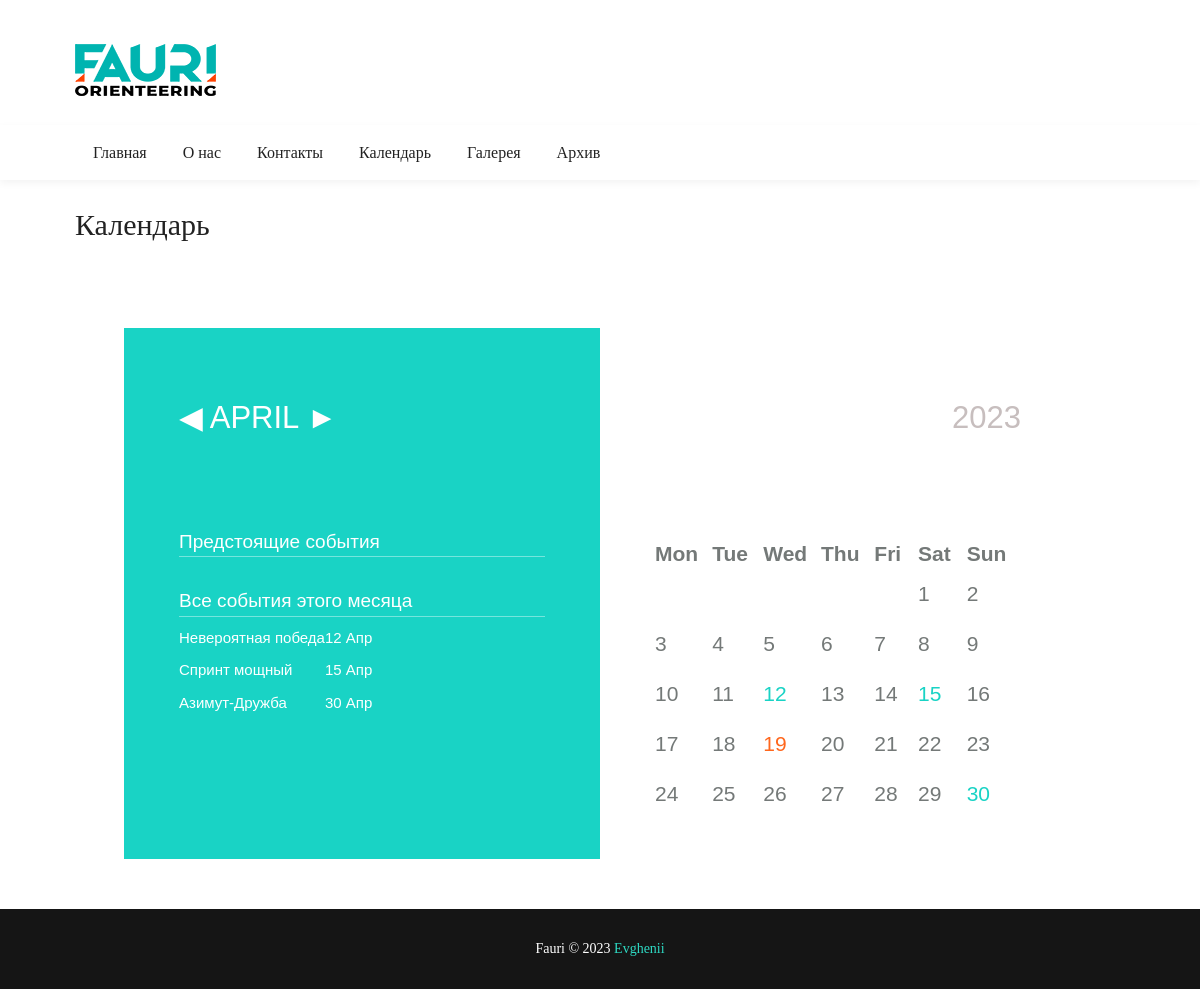
Page /calendars/?day__gte=2023-04-01 on the earlier database version.
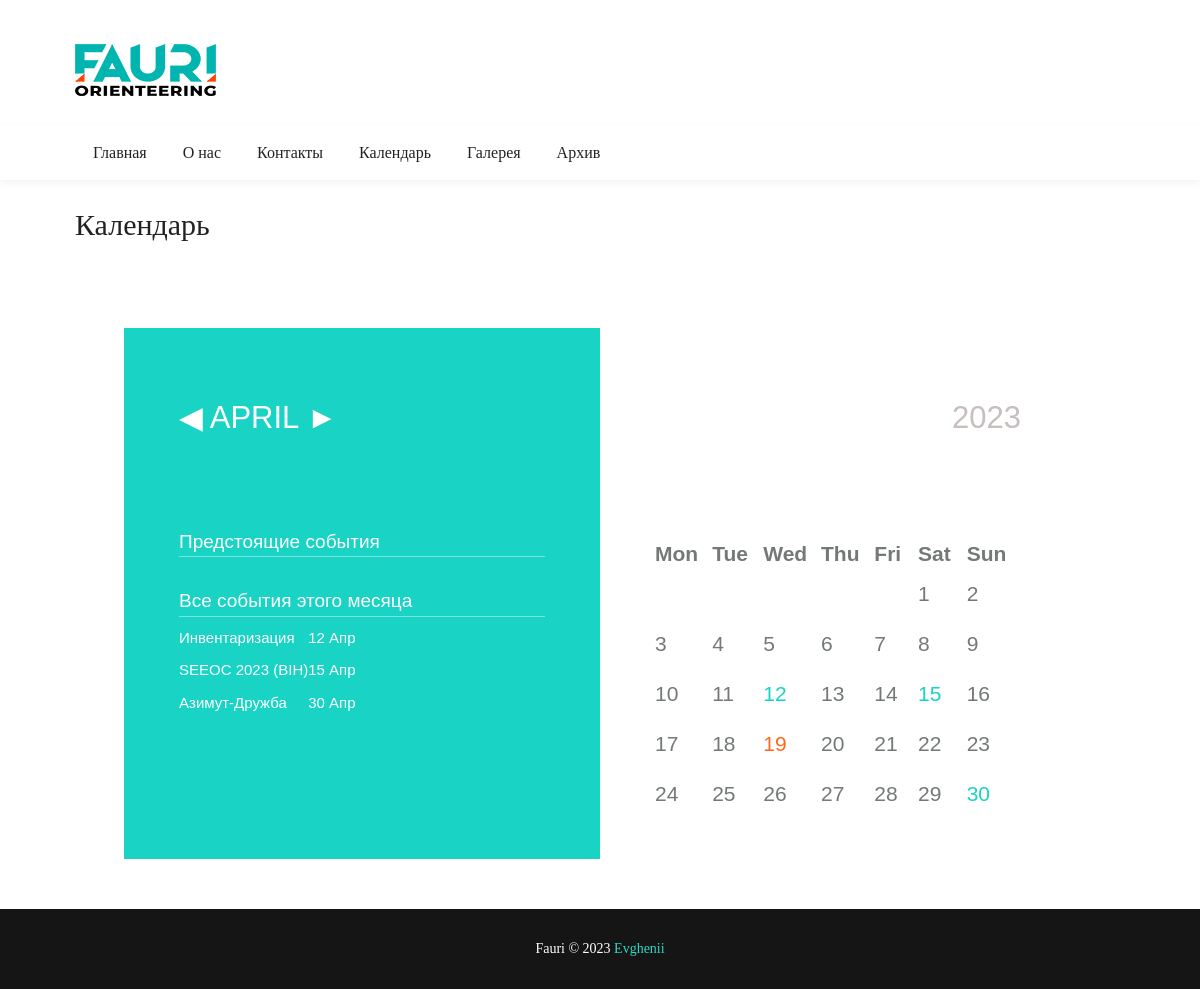
Same page on the later database version.
### store/models.py (models this page shows, shortened)
class Event(models.Model):
    id = models.AutoField(primary_key=True)
    header = models.TextField(u'Заголовок', help_text=u'Обязательное поле', default="")
    author = models.CharField(u'Автор новости', help_text=u'Обязательное поле', max_length=25, default='fauri')
    image = models.ImageField(u'Картинка', help_text=u'Обязательное поле', upload_to='media/')
    description = models.TextField(u'Описание', default="")
    day = models.DateField(u'Дата события', blank=True, null=True)
    start_time = models.TimeField(u'Время начала события', blank=True, null=True)
    end_time = models.TimeField(u'Время конца события ', help_text=u'Хотя бы примерное)', blank=True, null=True)
    creation_day = models.DateField(u'Дата создания ', help_text=u'Обязательное поле', default=datetime.date.today)
    class Meta:
        verbose_name = u'Событие'
        verbose_name_plural = u'События'

### store/views.py (the view)
# urls.py: path('calendars/', views.calendars, name='calendars'),
def calendars(request, extra_context=None):
    after_day = request.GET.get('day__gte', None)
    extra_context = extra_context or {}
    if not after_day:
        d = datetime.date.today()
    else:
        try:
            split_after_day = after_day.split('-')
            d = datetime.date(year=int(split_after_day[0]), month=int(split_after_day[1]), day=1)
        except:
            d = datetime.date.today()
    previous_month = datetime.date(year=d.year, month=d.month, day=1)  # find first day of current month
    previous_month = previous_month - datetime.timedelta(days=1)  # backs up a single day
    previous_month = datetime.date(year=previous_month.year, month=previous_month.month,
                                   day=1)  # find first day of previous month
    last_day = calendar.monthrange(d.year, d.month)
    next_month = datetime.date(year=d.year, month=d.month, day=last_day[1])  # find last day of current month
    next_month = next_month + datetime.timedelta(days=1)  # forward a single day
    next_month = datetime.date(year=next_month.year, month=next_month.month,
                               day=1)  # find first day of next month
    month_text = datetime.date(year=d.year, month=d.month, day=1)
    extra_context['previous_month'] = '?day__gte=' + str(previous_month)
    extra_context['next_month'] = '?day__gte=' + str(next_month)
    extra_context['year'] = str(month_text.year)
    extra_context['month'] = calendar.month_name[month_text.month]
    allevents = Event.objects.filter(day__isnull=False).filter(day__month=d.month).order_by('day')
    extra_context['allevents'] = allevents
    today = timezone.now().date()
    events = Event.objects.filter(day__isnull=False, day__month=d.month, day__gte=today).order_by('day')
    extra_context['events'] = events
    cal = MainCalendar()
    html_calendar = cal.formatmonth(d.year, d.month, withyear=True)
    html_calendar = html_calendar.replace('<td ', '<td  width="120" height="50"')
    extra_context['calendar'] = mark_safe(html_calendar)
    return render(request, 'calendars.html', extra_context)

### store/utils.py (called while the page is built)
    def formatday(self, day, weekday, events):
        events_from_day = events.filter(day__day=day)
        events_html = '<ul >''</ul>'
        current_day = datetime.datetime.now().day
        if day == 0:
            return '<td class="noday">&nbsp;</td>'  # day outside month
        else:
            if events_from_day:
                return '<td class="%s %s">%d%s</td>' % (self.cssclasses[weekday], 'event', day, events_html)
            elif day == current_day:
                return '<td class="%s %s">%d%s</td>' % (self.cssclasses[weekday], 'today', day, events_html)
            else:
                return '<td class="%s">%d%s</td>' % (self.cssclasses[weekday], day, events_html)

    def formatweek(self, theweek, events):
        s = ''.join(self.formatday(d, wd, events) for (d, wd) in theweek)
        return '<tr>%s</tr>' % s

    def formatmonth(self, theyear, themonth, withyear=True):
        events = Event.objects.filter(day__month=themonth)
        v = []
        a = v.append
        a('<table border="0" cellpadding="0" cellspacing="0" class="weekday">')
        a('\n')
        a(self.formatweekheader())
        a('\n')
        for week in self.monthdays2calendar(theyear, themonth):
            a(self.formatweek(week, events))
            a('\n')
        a('</table>')
        a('\n')
        return ''.join(v)

### templates/calendars.html (shortened to what this page needs)
{% extends 'base.html' %}
{% load static %}
{% block content %}
<body class="animsition">
<div class="container p-t-4 p-b-35">
    <br>
    <h2 class="f1-l-1 cl2">
        Календарь
    </h2>
</div>
<section class="bg0">
    <div class="container">
        <div class="row m-rl--1">
            <div class="calendar spacefree">
                <div class="col leftCol">
                    <div class="content">
                        <h1 class="date"><a href={{ previous_month }}>&#9664;</a> {{month}} <a href={{ next_month }}>&#9658;</a>
                        </h1>
                        <div class="notes">
                            <table>
                                <p>Предстоящие события</p>
                            </table>
                            <table>
                                <p>Вcе события этого месяца</p>
                                {% for event in allevents %}
                                <tr>
                                    <ul class="noteList">
                                        <td>
                                            <li class="otstup"><a href="{% url 'single' event.id %}">{{ event.header }}</a></li>
                                        </td>
                                        <td>
                                            <li class="otstup"><a href="{% url 'single' event.id %}">{{ event.day|date:"d M" }}</a></li>
                                        </td>
                                    </ul>
                                </tr>
                                {% endfor %}
                            </table>
                        </div>
                    </div>
                </div>
                <div class="col rightCol">
                    <div class="content">
                        <h2 class="year">{{year}}</h2>
                        <div>{{ calendar|safe }}</div>
                    </div>
                </div>
            </div>
        </div>
    </div>
</section>
</body>
{% endblock content %}

### templates/base.html (shortened to what this page needs)
<!DOCTYPE html>
{% load static %}
<html lang="ru">
<head>
    <link rel="stylesheet" type="text/css" href="{% static 'vendor/bootstrap/css/bootstrap.min.css' %}">
    <link rel="stylesheet" type="text/css" href="{% static 'fonts/fontawesome-5.0.8/css/fontawesome-all.min.css' %}">
    <link rel="stylesheet" type="text/css" href="{% static 'fonts/iconic/css/material-design-iconic-font.min.css' %}">
    <link rel="stylesheet" type="text/css" href="{% static 'vendor/animate/animate.css' %}">
    <link rel="stylesheet" type="text/css" href="{% static 'vendor/css-hamburgers/hamburgers.min.css' %}">
    <link rel="stylesheet" type="text/css" href="{% static 'vendor/animsition/css/animsition.min.css' %}">
    <link rel="stylesheet" type="text/css" href="{% static 'css/util.min.css' %}">
    <link rel="stylesheet" type="text/css" href="{% static 'css/main.css' %}">
    <link rel="stylesheet" type="text/css" href="{% static 'css/calendar.css' %}">
</head>
<body>
<header>
    <div class="container-menu-desktop">
        <div class="wrap-logo container">
            <div class="logo">
                <a href="{% url 'news' %}"><img src="{% static 'images/logo-01.png' %}" alt="LOGO"></a>
            </div>
        </div>
        <div class="wrap-main-nav">
            <div class="main-nav">
                <nav class="menu-desktop">
                    <ul class="main-menu">
                        <li class="mega-menu-item">
                            <a href="{% url 'news' %}">Главная</a>
                        </li>
                        <li>
                            <a href="{% url 'about' %}">О нас</a>
                        </li>
                        <li class="mega-menu-item">
                            <a href="{% url 'contact' %}">Контакты</a>
                        </li>
                        <li class="mega-menu-item">
                            <a href="{% url 'calendars' %}">Календарь</a>
                        </li>
                        <li class="mega-menu-item">
                            <a href="{% url 'gallerey' %}">Галерея</a>
                        </li>
                        <li class="mega-menu-item">
                            <a href="{% url 'arhiv' %}">Архив</a>
                        </li>
                    </ul>
                </nav>
            </div>
        </div>
    </div>
</header>
{% block content %}{% endblock content %}
<footer>
    <div class="bg11">
        <div class="container size-h-4 flex-c-c p-tb-15">
				<span class="f1-s-1 cl0 txt-center">
					Fauri © 2023 <a href="{% url 'news' %}" class="f1-s-1 cl10 hov-link1">Evghenii </a>
				</span>
        </div>
    </div>
</footer>
</body>
</html>

### static/css/main.css (style rules this page uses)
.container { max-width: 1080px; }
.wrap-logo { display: -webkit-box; display: -webkit-flex; display: -moz-box; display: -ms-flexbox; display: flex; justify-content: space-between; align-items: center; height: 125px; padding-top: 25px; padding-bottom: 10px; }
.logo { width: 25%; height: 100%; display: -webkit-box; display: -webkit-flex; display: -moz-box; display: -ms-flexbox; display: flex; justify-content: flex-start; align-items: center; }
.logo img { max-width: 100%; max-height: 50%; }
.wrap-main-nav { width: 100%; height: 55px; z-index: 1000; position: relative; }
.main-nav { width: 100%; height: 55px; background-color: #fff; box-shadow: 0 3px 8px 0px rgba(0,0,0,0.05); -moz-box-shadow: 0 3px 8px 0px rgba(0,0,0,0.05); -webkit-box-shadow: 0 3px 8px 0px rgba(0,0,0,0.05); -o-box-shadow: 0 3px 8px 0px rgba(0,0,0,0.05); -ms-box-shadow: 0 3px 8px 0px rgba(0,0,0,0.05); -webkit-transform: translateY(0%); -moz-transform: translateY(0%); -ms-transform: translateY(0%); -o-transform: translateY(0%); transform: translateY(0%); }
.menu-desktop { max-width: calc(100% - 30px); width: 1050px; margin: 0 auto; height: 55px; position: relative; }
.main-menu { list-style-type: none; margin: 0; height: 100%; display: -webkit-box; display: -webkit-flex; display: -moz-box; display: -ms-flexbox; display: flex; align-items: center; }
.main-menu > li { height: 100%; position: relative; }
.main-menu > li > a { font-family: Roboto-Medium; font-size: 16px; line-height: 1.5; color: #222; position: relative; display: -webkit-box; display: -webkit-flex; display: -moz-box; display: -ms-flexbox; display: flex; align-items: center; height: 100%; padding: 5px 0px; margin: 0 18px; transition: all 0.3s; -o-transition: all 0.3s; -moz-transition: all 0.3s; -webkit-transition: all 0.3s; }
.main-menu > li > a::before { content: ""; display: block; position: absolute; width: calc(100% + 36px); height: 5px; bottom: 0; left: -18px; background-color: #e6e6e6; transition: all 0.3s; -webkit-transition: all 0.3s; -o-transition: all 0.3s; -moz-transition: all 0.3s; -webkit-transform: scaleX(0); -moz-transform: scaleX(0); -ms-transform: scaleX(0); -o-transform: scaleX(0); transform: scaleX(0); }
.main-menu > li.mega-menu-item { position: static; }
body { padding-right: 0px !important; }
.cl0 { color: #fff; }
.cl2 { color: #222; }
.cl10 { color: #2ED9C3; }
.f1-s-1 { font-family: Roboto-Regular; font-size: 14px; line-height: 1.7; }
.f1-l-1 { font-family: Roboto-Medium; font-size: 30px; line-height: 1.2; }
.size-h-4 { min-height: 80px; }
.bg0 { background-color: #fff; }
.bg11 { background-color: #151515; }
.spacefree { padding: 50px; }
.otstup { margin-bottom: 10px; }

### static/css/calendar.css (style rules this page uses)
*,:active { outline: none; }
* { padding: 0px; margin: 0px; }
.calendar { border-radius: 4px; overflow: hidden; background-color: #ffffff; color: #333333; font-family: Helvetica, Arial, sans-serif; display: -webkit-box; display: -webkit-flex; display: -moz-box; display: -ms-flexbox; display: flex; justify-content: space-between; align-items: center; width: 100%; }
.calendar a { text-decoration: none; color: #ffffff; }
.calendar h1, .calendar h2 { font-weight: 300; font-size: 31px; line-height: 100px; text-transform: uppercase; margin: 0px 0px 20px 0px; }
.calendar .col { position: relative; float: left; height: 100%; }
.calendar .col .content { padding: 40px; }
.calendar ul { margin: 0px; }
.calendar .leftCol { width: 100%; background-color: #19D3C5; }
.calendar .notes p, .calendar .notes input, .calendar .noteList li { font-weight: 300; font-size: 19px; }
.calendar .notes p { border-bottom: solid 1px rgba(255,255,255,0.4); color: #ffffff; margin-bottom: 10px; margin-top: 20px; }
.calendar .leftCol h1 { color: #ffffff; margin-bottom: 60px; }
.calendar .rightCol { width: 70%; }
.calendar .rightCol h2 { color: #C7BEBE; text-align: right; margin-bottom: 70px; }
.calendar .weekday, .calendar .weekday { font-size: 21px; color: #747978; }
.calendar .event { color: #19D3C5; }
.calendar .today { color: #FF671D; }

Differences in the rows shown:
changed Event "12 Апр": header "Невероятная победа" → "Инвентаризация"
changed Event "15 Апр": header "Спринт мощный" → "SEEOC 2023 (BIH)"
